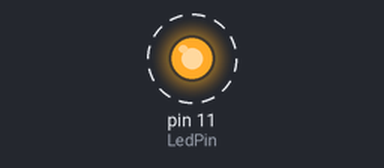
Bench run of a program on a simulated Raspberry Pi (header pin numbers). On the bench: output pins drawn as LEDs (lit = HIGH). Dashed ring = blinking.

Above: at 0.5 s.
Timing chart, 0 to 4.6 s (numbered marks = the images above):
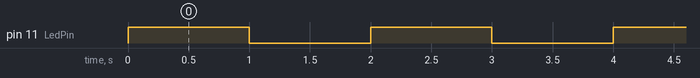

Measured:
- by itself, pin 11 (LedPin): alternates HIGH for 1.0 s and LOW for 1.0 s

The program:

blick.py
```python
import RPi.GPIO as GPIO
import time

LedPin = 11    # pin11

GPIO.setmode(GPIO.BOARD)       # referera till GPIO-pinnarnas fysisk plats
GPIO.setup(LedPin, GPIO.OUT)   # anvand LedPin som output

while True:
    GPIO.output(LedPin, GPIO.HIGH)  # led on
    time.sleep(1)
    GPIO.output(LedPin, GPIO.LOW) # led off
    time.sleep(1)
```
